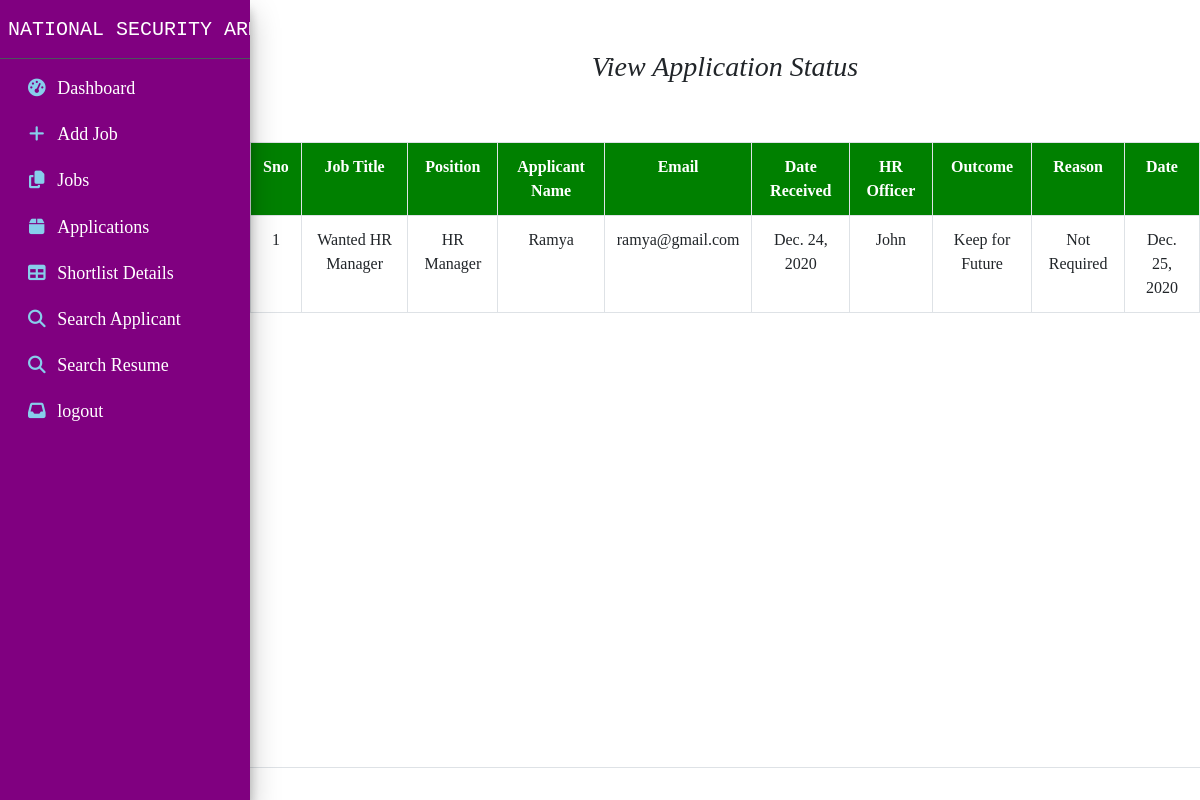
Screenshot of /check_status/ (signed in) with the database file from the repository.
### app/models.py (models this page shows, shortened)
class Job_Status(models.Model):
	user_id = models.ForeignKey(User_Detail, on_delete=models.CASCADE)
	job_id = models.ForeignKey(Job_Detail, on_delete=models.CASCADE)
	apply_id = models.ForeignKey(Apply_Job, on_delete=models.CASCADE)
	date_recceived = models.DateField()
	hr_officer = models.CharField(max_length=100)
	out_come = models.CharField(max_length=100)
	reason = models.CharField(max_length=1000)
	date = models.DateField()

class Job_Detail(models.Model):
	user_id = models.ForeignKey(Admin_Detail, on_delete=models.CASCADE)
	company_name = models.CharField('Company Name',max_length=100)
	job_title = models.CharField('Job Title',max_length=300)
	description = models.CharField('Job Description',max_length=300)
	position = models.CharField('Position',max_length=300)
	experience = models.CharField('Experience',max_length=300)
	qualification = models.CharField('Qualification',max_length=100)
	salary = models.CharField('Salary',max_length=300)
	status = models.CharField('Job Status',max_length=30,null=True,choices=OPT)
	date = models.DateField(default=timezone.now())

class User_Detail(models.Model):
	name = models.CharField(max_length=30)
	email = models.EmailField(max_length=30)
	phone_number = models.CharField(max_length=30)
	country = models.CharField(max_length=30,null=True,blank=True)
	state = models.CharField(max_length=30,null=True,blank=True)
	city = models.CharField(max_length=30,null=True,blank=True)
	address = models.TextField(max_length=200,null=True,blank=True)
	username = models.CharField(max_length=200,unique=True)
	password = models.CharField(max_length=200)
	degree_id = models.CharField(max_length=200,null=True,blank=True)
	depart_id = models.CharField(max_length=200,null=True,blank=True)
	skill = models.CharField(max_length=20,null=True,blank=True)
	resume = models.FileField('Upload Resume',upload_to='documents/',null=True)

### app/views.py (the view)
# urls.py: path('check_status/', views.check_status,name="check_status"),
def check_status(request):
	if request.session.has_key('admin'):
		user_id = request.session['admin_id']
		detail = Job_Status.objects.all()
		return render(request,'check_status.html',{'detail':detail})
	else:
		return render(request,'admin_login.html',{})

### app/templates/check_status.html (shortened to what this page needs)
{%include 'admin_header.html'%}
<html>
<head>
</head>
<body>
<div class="container">
    <h1 style="padding-top: 50px;font-size: 28px;font-family: Algerian;padding-bottom:50px;"><center><i>View Application Status</i></center></h1>
</div>
<table class="table table-bordered">
	<tr style="background: green;color: #FFF;">
		<th>Sno</th>
		<th>Job Title</th>
		<th>Position</th>
		<th>Applicant Name</th>
		<th>Email</th>
		<th>Date Received</th>
		<th>HR Officer</th>
		<th>Outcome</th>
		<th>Reason</th>
		<th>Date</th>
	</tr>
{% for i in detail %}
	<tr>
		<td>{{forloop.counter}}</td>
		<td>{{i.job_id.job_title}}</td>
		<td>{{i.job_id.position}}</td>
		<td>{{i.user_id.name}}</td>
		<td>{{i.user_id.email}}</td>
		<td>{{i.date_recceived}}</td>
		<td>{{i.hr_officer}}</td>
		<td>{{i.out_come}}</td>
		<td>{{i.reason}}</td>
		<td>{{i.date}}</td>
		</tr>
{% empty %}
	<tr>
		<td>No Applicant</td>
	</tr>
	{% endfor %}
</table>
</body>
</html>
{%include 'footer.html'%}

### app/templates/admin_header.html (style rules this page uses)
th,tr { text-align: center; }

### app/templates/check_status.html (style rules this page uses)
table { font-family: times new roman; border-collapse: collapse; width: 100%; }
td, th { border: 1px solid #dddddd; text-align: center; padding: 8px; }

### rows the page displays
Job_Status: job_id.job_title "Wanted HR Manager", job_id.position "HR Manager", user_id.name "Ramya", user_id.email "ramya@gmail.com", date_recceived "Dec. 24, 2020", hr_officer "John", out_come "Keep for Future", reason "Not Required", date "Dec. 25, 2020"
